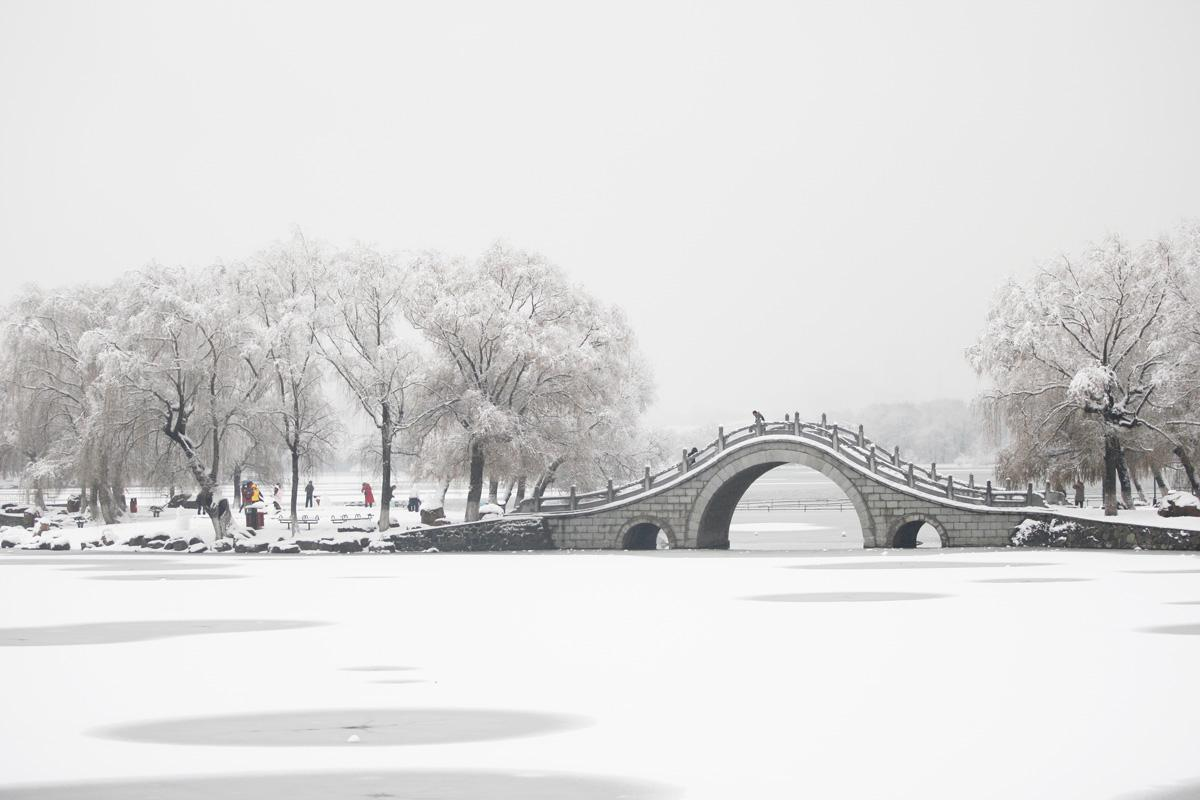
#> input picture handDrawn/timg.jpg, 1200 x 800 px
$ python test.py
#> lines starting #> are read from the running program, lines starting #| are printed output that depends on the picture
from PIL import Image
import numpy as np
import sys
import os

# im = np.asarray(Image.open(os.path.join(sys.path[0], 'timg.jpg')))

# print(im.shape, im.dtype) # (800, 1200, 3) uint8

dirname = sys.path[0]

a = np.array(Image.open(os.path.join(dirname, 'timg.jpg')))
#> a is the input picture: shape (800, 1200, 3); mean R, G, B 219.6, 219.1, 218.9
aa = np.array(Image.open(os.path.join(dirname, 'timg.jpg')).convert('L'))

b = [255, 255, 255] - a
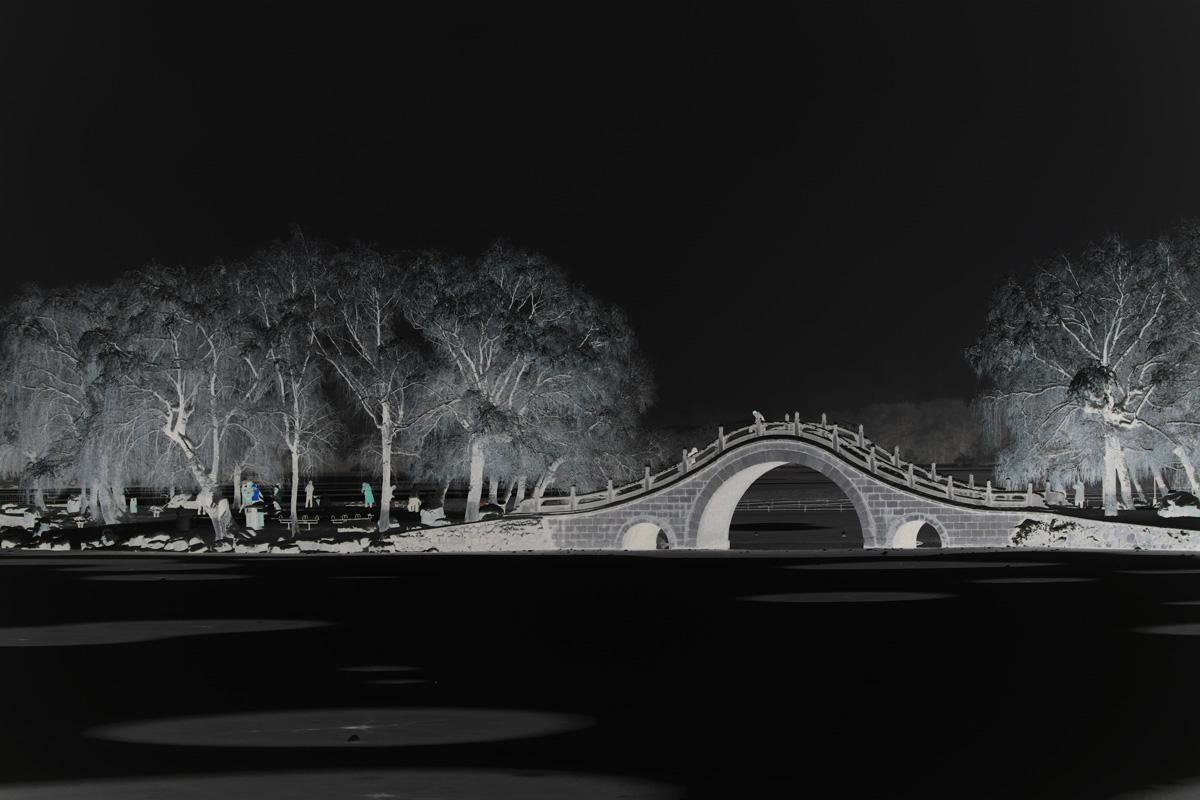
#> b: shape (800, 1200, 3) int64; mean R, G, B 35.4, 35.9, 36.1
c = 255 - aa # 灰度值取反
d = (100 / 255) * aa + 150 # 区间变换, a 乘 100 后除以，当前灰度值做一个区间压缩，再 加上150，扩充区间范围。
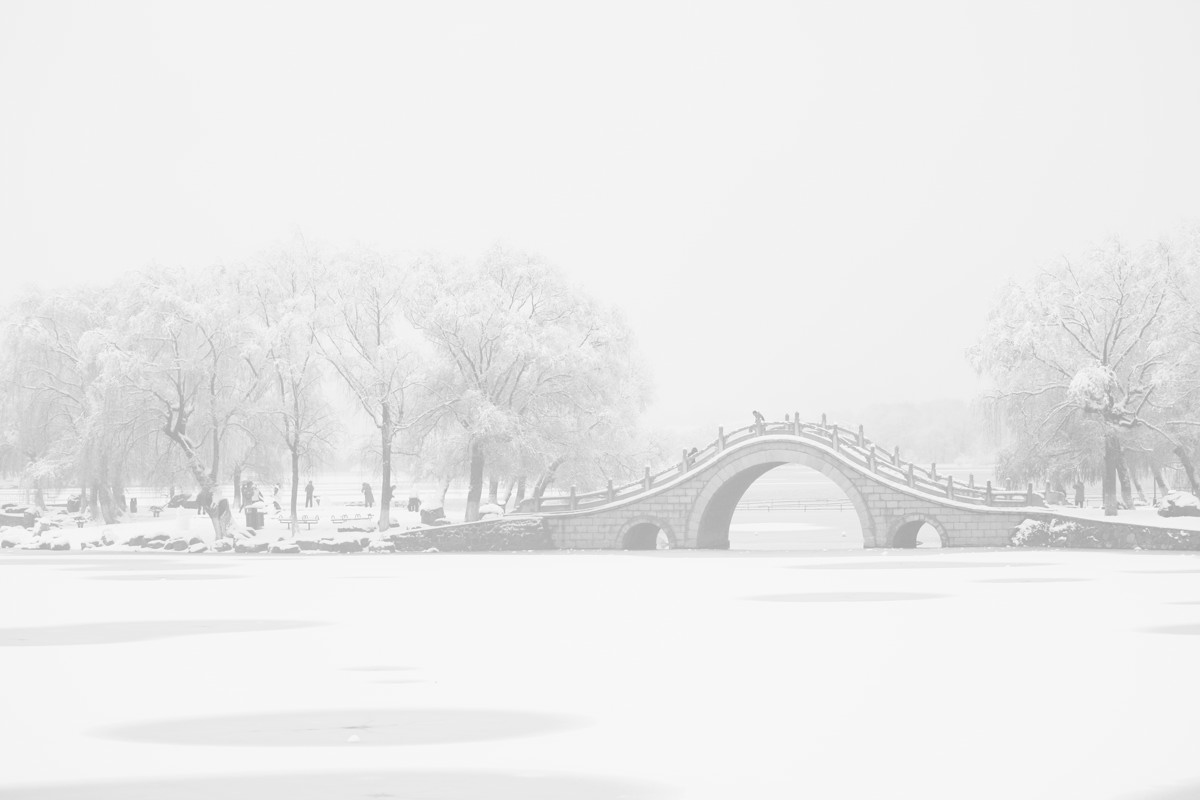
#> d: shape (800, 1200) float64; min 164.5, max 250, mean 236
e = 255 * (aa / 255) ** 2  # 像素的平方
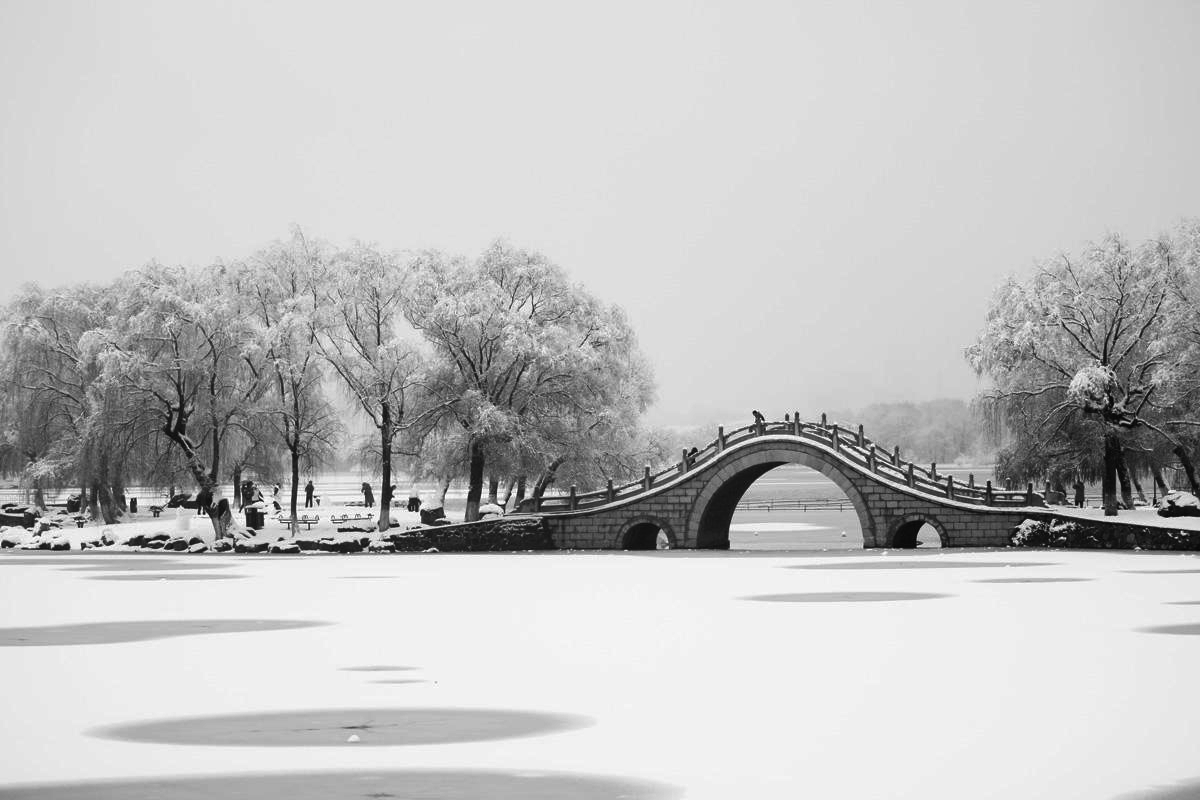
#> e: shape (800, 1200) float64; min 5.37, max 255, mean 194.2

imb = Image.fromarray(b.astype('uint8'))
imb.save(os.path.join(dirname, 'timgb.jpg'))

imc = Image.fromarray(c.astype('uint8'))
imc.save(os.path.join(dirname, 'timgc.jpg'))

imd = Image.fromarray(d.astype('uint8'))
imd.save(os.path.join(dirname, 'timgd.jpg'))

ime = Image.fromarray(e.astype('uint8'))
ime.save(os.path.join(dirname, 'timge.jpg'))
